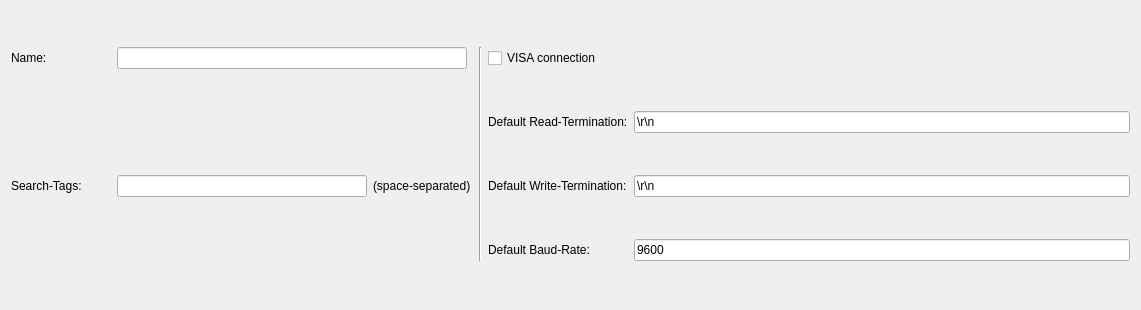
<?xml version="1.0" encoding="UTF-8"?>
<ui version="4.0">
 <class>VISA_Device_Builder</class>
 <widget class="QWidget" name="VISA_Device_Builder">
  <property name="geometry">
   <rect>
    <x>0</x>
    <y>0</y>
    <width>1141</width>
    <height>310</height>
   </rect>
  </property>
  <property name="windowTitle">
   <string>Form</string>
  </property>
  <layout class="QGridLayout" name="gridLayout">
   <item row="0" column="1" colspan="2">
    <widget class="QLineEdit" name="lineEdit_name">
     <property name="maximumSize">
      <size>
       <width>350</width>
       <height>16777215</height>
      </size>
     </property>
    </widget>
   </item>
   <item row="2" column="1">
    <widget class="QLineEdit" name="lineEdit_search_tags">
     <property name="maximumSize">
      <size>
       <width>250</width>
       <height>16777215</height>
      </size>
     </property>
    </widget>
   </item>
   <item row="3" column="4">
    <widget class="QLabel" name="label_baud_rate">
     <property name="text">
      <string>Default Baud-Rate:</string>
     </property>
    </widget>
   </item>
   <item row="0" column="0">
    <widget class="QLabel" name="label">
     <property name="maximumSize">
      <size>
       <width>100</width>
       <height>16777215</height>
      </size>
     </property>
     <property name="text">
      <string>Name:</string>
     </property>
    </widget>
   </item>
   <item row="2" column="4">
    <widget class="QLabel" name="label_write_term">
     <property name="maximumSize">
      <size>
       <width>140</width>
       <height>16777215</height>
      </size>
     </property>
     <property name="text">
      <string>Default Write-Termination:</string>
     </property>
    </widget>
   </item>
   <item row="2" column="0">
    <widget class="QLabel" name="label_5">
     <property name="maximumSize">
      <size>
       <width>100</width>
       <height>16777215</height>
      </size>
     </property>
     <property name="text">
      <string>Search-Tags:</string>
     </property>
    </widget>
   </item>
   <item row="1" column="4">
    <widget class="QLabel" name="label_read_term">
     <property name="maximumSize">
      <size>
       <width>140</width>
       <height>16777215</height>
      </size>
     </property>
     <property name="text">
      <string>Default Read-Termination:</string>
     </property>
    </widget>
   </item>
   <item row="2" column="5" colspan="3">
    <widget class="QLineEdit" name="lineEdit_write_term">
     <property name="text">
      <string>\r\n</string>
     </property>
    </widget>
   </item>
   <item row="2" column="2">
    <widget class="QLabel" name="label_7">
     <property name="maximumSize">
      <size>
       <width>100</width>
       <height>16777215</height>
      </size>
     </property>
     <property name="text">
      <string>(space-separated)</string>
     </property>
    </widget>
   </item>
   <item row="3" column="5" colspan="3">
    <widget class="QLineEdit" name="lineEdit_baud_rate">
     <property name="text">
      <string>9600</string>
     </property>
    </widget>
   </item>
   <item row="0" column="4" colspan="4">
    <widget class="QCheckBox" name="checkBox_VISA">
     <property name="text">
      <string>VISA connection</string>
     </property>
    </widget>
   </item>
   <item row="1" column="5" colspan="3">
    <widget class="QLineEdit" name="lineEdit_read_term">
     <property name="text">
      <string>\r\n</string>
     </property>
    </widget>
   </item>
   <item row="0" column="3" rowspan="4">
    <widget class="Line" name="line">
     <property name="orientation">
      <enum>Qt::Vertical</enum>
     </property>
    </widget>
   </item>
  </layout>
 </widget>
 <tabstops>
  <tabstop>lineEdit_name</tabstop>
 </tabstops>
 <resources/>
 <connections/>
</ui>
